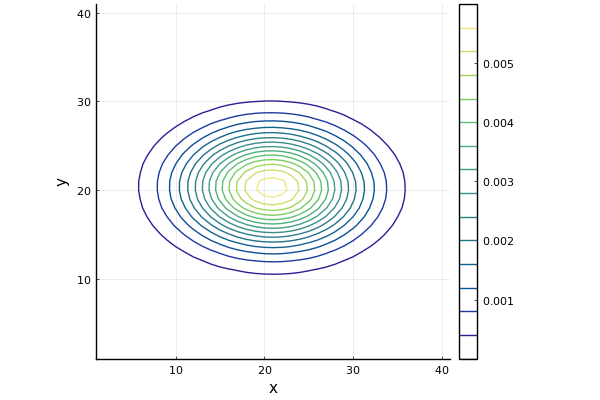

The Julia source for this figure:
# calculate probability by pdf
# plot as 2d-contour

module ContourPdf
    using DataFrames, CSV, Statistics, LinearAlgebra
    using Base.Iterators, Plots
    pyplot()

    function pdf(x, mu, cov_mat)
        # determinant
        det_mat = det(cov_mat)

        diff_x = x - mu
        return exp(-((diff_x'/cov_mat)*diff_x)/2)/(2*pi*sqrt(det_mat))
    end

    function main(is_test=false)
        # input
        data_path = joinpath(split(@__FILE__, "src")[1], "data/sensor_data_700.txt")
        df_org = CSV.read(data_path, DataFrame, 
                      header=["date", "time", "ir", "lidar"],
                      delim=' ')
        
        # extract between 12 and 16 o'clock
        df_ext = df_org[(df_org.time.>=120000).&(df_org.time.<160000),:]

        # variance
        var_ir = var(df_ext.ir)
        var_lidar = var(df_ext.lidar)

        #covariance
        diff_ir = df_ext.ir .- mean(df_ext.ir)
        diff_lidar = df_ext.lidar .- mean(df_ext.lidar)
        a = diff_ir .* diff_lidar
        covar = cov(df_ext.ir, df_ext.lidar, corrected=false)
        
        # covariance matrix
        cov_mat = [var_ir covar; covar var_lidar]

        # mean(mu)
        mu = [mean(df_ext.ir); mean(df_ext.lidar)]

        # plot contour
        vx = 0:40
        vy = 710:750
        z = [pdf([x; y], mu, cov_mat) for x in vx, y in vy]
        contour(z', label="contour", c=:haline, xlabel="x", 
                ylabel="y", aspect_ratio=:equal)
        
        if is_test == false
            save_path = joinpath(split(@__FILE__, "src")[1], "src/prob_stats/multi_dim_gauss_dist/contour_pdf/contour_pdf.png")
            savefig(save_path)
        end
    end
end